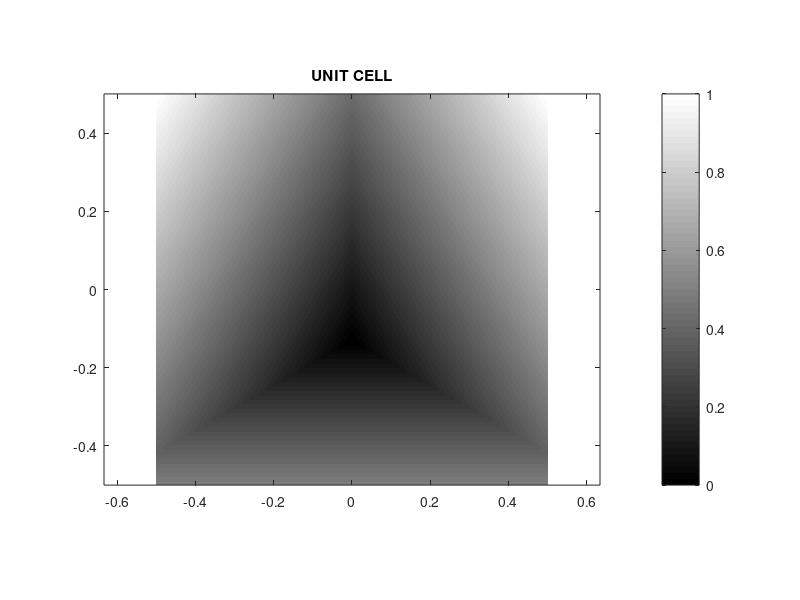
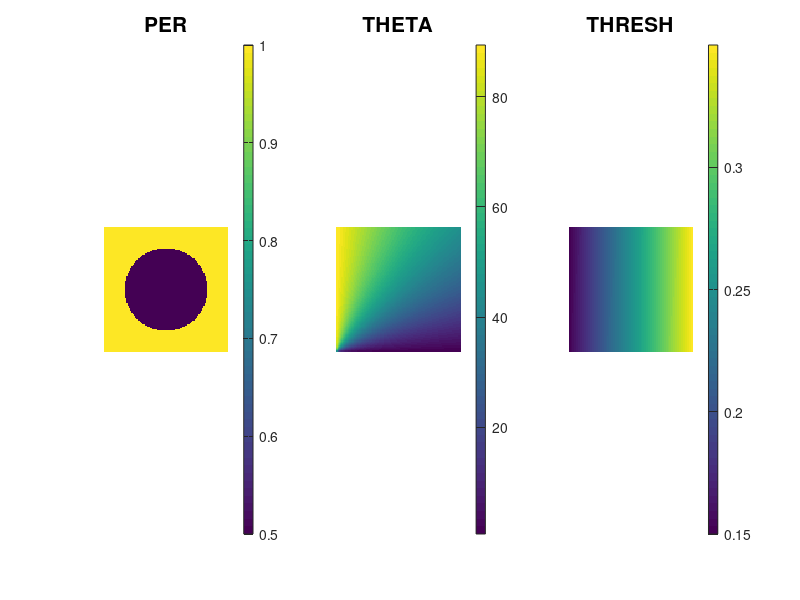
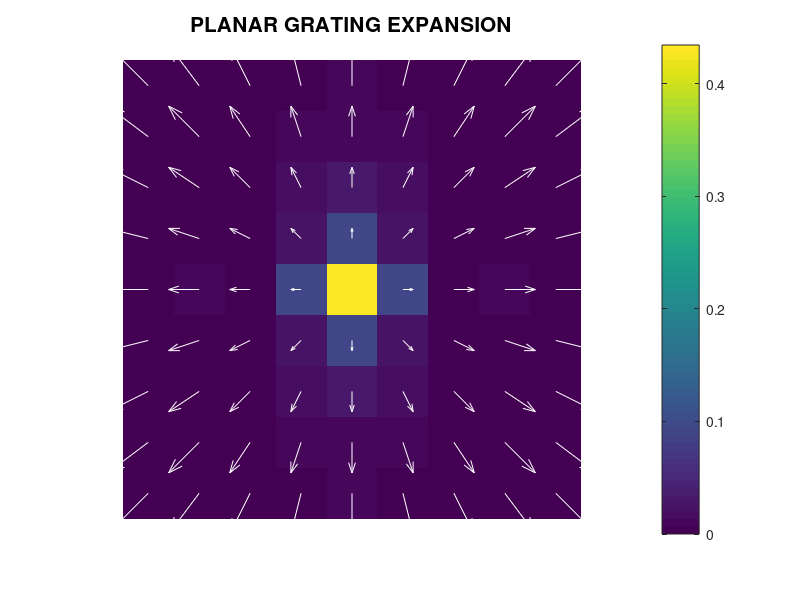

MATLAB code to generate these figures, in order: (Note: this script raises an error after producing the figures.)
% HW9.m
%
% Homework #9
% ECE 53922 -- 21ST CENTURY ELECTROMAGNETICS

%%%%%%%%%%%%%%%%%%%%%%%%%%%%%%%%%%%%%%%%%%%%%%%%%%%%%%%%%%%%%%%%%%%%%%%%%%%
%% INITIALIZE MATLAB
%%%%%%%%%%%%%%%%%%%%%%%%%%%%%%%%%%%%%%%%%%%%%%%%%%%%%%%%%%%%%%%%%%%%%%%%%%%

close all;
clc;
clear all;

% UNITS
degrees = pi/180;

% OPEN FIGURE WINDOW WITH WHITE BACKGROUND
fig = figure('Color','w');

%%%%%%%%%%%%%%%%%%%%%%%%%%%%%%%%%%%%%%%%%%%%%%%%%%%%%%%%%%%%%%%%%%%%%%%%%%%
%% DASHBOARD
%%%%%%%%%%%%%%%%%%%%%%%%%%%%%%%%%%%%%%%%%%%%%%%%%%%%%%%%%%%%%%%%%%%%%%%%%%%

% UNIT CELL PARAMETERS
a = 1;
Nxu = 512;
Nyu = Nxu;

% GRID PARAMETERS
Sx = 10;
Sy = Sx;
NRESLO = 10;
NRESHI = 10;

% SVL PARAMETERS
NP = 9;
NQ = NP;

%%%%%%%%%%%%%%%%%%%%%%%%%%%%%%%%%%%%%%%%%%%%%%%%%%%%%%%%%%%%%%%%%%%%%%%%%%%
%% PROBLEM #1: BUILD A GRAYSCALE TRIANGLE UNIT CELL
%%%%%%%%%%%%%%%%%%%%%%%%%%%%%%%%%%%%%%%%%%%%%%%%%%%%%%%%%%%%%%%%%%%%%%%%%%%

% UNIT CELL GRID
dxh = a/Nxu;
dyh = a/Nyu;

% CREATE AXES
xah = [0:Nxu-1]*dxh; xah = xah - mean(xah);
yah = [0:Nyu-1]*dyh; yah = yah - mean(yah);

% UNIT CELL MESHGRID
[YH,XH] = meshgrid(yah,xah);

% DEFINE TRIANGLE VERTICES
w = 0.9*a;
h = w*sqrt(3)/2;
v1 = [ 0 ; h/2 ];
v2 = [ -w/2 ; -h/2 ];
v3 = [ +w/2 ; -h/2 ];

% SECTION 1
p1 = v1;
p2 = v2;
D1 = (p2(2) - p1(2))*XH - (p2(1) - p1(1))*YH + p2(1)*p1(2) - p2(2)*p1(1);
D1 = -D1./sqrt((p2(2) - p1(2))^2 + (p2(1) - p1(1))^2);

% SECTION 2
p1 = v1;
p2 = v3;
D2 = (p2(2) - p1(2))*XH - (p2(1) - p1(1))*YH + p2(1)*p1(2) - p2(2)*p1(1);
D2 = D2./sqrt((p2(2) - p1(2))^2 + (p2(1) - p1(1))^2);

% SECTION 3
p1 = v2;
p2 = v3;
D3 = (p2(2) - p1(2))*XH - (p2(1) - p1(1))*YH + p2(1)*p1(2) - p2(2)*p1(1);
D3 = -D3./sqrt((p2(2) - p1(2))^2 + (p2(1) - p1(1))^2);

% BUILD UNIT CELL
UC = min(D1,D2);
UC = min(UC,D3);
UC = UC - min(UC(:));
UC = UC / max(UC(:));
UC = 1 - UC;

% DISPLAY UNIT CELL
ha = imagesc(xah,yah,UC');
ha = get(ha,'Parent');
set(ha,'YDir','normal');
axis equal tight;
colorbar;
colormap('Gray');
title('UNIT CELL');

%%%%%%%%%%%%%%%%%%%%%%%%%%%%%%%%%%%%%%%%%%%%%%%%%%%%%%%%%%%%%%%%%%%%%%%%%%%
%% PROBLEM #2: CALCULATE GRIDS
%%%%%%%%%%%%%%%%%%%%%%%%%%%%%%%%%%%%%%%%%%%%%%%%%%%%%%%%%%%%%%%%%%%%%%%%%%%

% LOW RESOLUTION GRID
dx = a/NRESLO;
dy = a/NRESLO;

% CALCULATE GRID
Nx = ceil(Sx/dx);
dx = Sx/Nx;
Ny = ceil(Sy/dy);
dy = Sy/Ny;

% CALCULATE AXES
xa = [0 : Nx-1]*dx; xa = xa - mean(xa);
ya = [0 : Ny-1]*dy; ya = ya - mean(ya);

% CREATE A LOW-RES MESGRID
[Y,X] = meshgrid(ya,xa);

% HIGH RESOLUTION GRID
Kmax = (2*pi/a) * [floor(NP/2) ; floor(NQ/2)];
amin = 2*pi/norm(Kmax);
dx2 = amin/NRESHI;
dy2 = amin/NRESHI;

% CALCULATE GRID
Nx2 = ceil(Sx/dx2);
Ny2 = ceil(Sy/dy2);

% CALCULATE AXES
xa2 = linspace(xa(1),xa(Nx),Nx2);
ya2 = linspace(ya(1),ya(Nx),Ny2);
dx2 = xa2(2) - xa2(1);
dy2 = ya2(2) - ya2(1);

% CREATE A HI-RES MESHGRID
[Y2,X2] = meshgrid(ya2,xa2);

% REPORT VALUES
display(['Nx  = ' num2str(Nx)]);
display(['Ny  = ' num2str(Ny)]);
display(['dx  = ' num2str(dx)]);
display(['dy  = ' num2str(dy)]);
display(['Nx2 = ' num2str(Nx2)]);
display(['Ny2 = ' num2str(Ny2)]);
display(['dx2 = ' num2str(dx2)]);
display(['dy2 = ' num2str(dy2)]);

%%%%%%%%%%%%%%%%%%%%%%%%%%%%%%%%%%%%%%%%%%%%%%%%%%%%%%%%%%%%%%%%%%%%%%%%%%%
%% PROBLEM #3: GENERATE INPUT MAPS FOR SPATIAL VARIANCE
%%%%%%%%%%%%%%%%%%%%%%%%%%%%%%%%%%%%%%%%%%%%%%%%%%%%%%%%%%%%%%%%%%%%%%%%%%%

% PERIOD
RSQ = X.^2 + Y.^2;
r   = 3.33*a;
PER = RSQ <= r^2;
PER = a*(1-PER) + 0.5*a*PER;

% ANGLE
x = [1 : Nx]*dx;
y = [1 : Ny]*dy;
[Yy,Xx] = meshgrid(y,x);
THETA = atan2(Yy,Xx);
THETA = THETA/degrees;

% THRESHOLD
thresh = linspace(0.15,0.35,Nx2*Ny2)';
THRESH = ones(Nx2,Ny2);
THRESH = thresh.*THRESH(:);
THRESH = reshape(THRESH,Nx2,Ny2);
THRESH = THRESH';

% VISUALIZE
figure('Color','w');
subplot(131);
imagesc(xa,ya,PER');
colorbar;
axis equal tight off
title('PER','FontSize',15);

subplot(132);
imagesc(xa,ya,fliplr(THETA)');
colorbar;
axis equal tight off
title('THETA','FontSize',15);

subplot(133);
imagesc(xa2,ya2,THRESH');
colorbar;
axis equal tight off
title('THRESH','FontSize',15);

%%%%%%%%%%%%%%%%%%%%%%%%%%%%%%%%%%%%%%%%%%%%%%%%%%%%%%%%%%%%%%%%%%%%%%%%%%%
%% PROBLEM #4: GENERATE LIST OF PLANAR GRATINGS
%%%%%%%%%%%%%%%%%%%%%%%%%%%%%%%%%%%%%%%%%%%%%%%%%%%%%%%%%%%%%%%%%%%%%%%%%%%

% DECOMPOSE UNIT CELL
ER = fftshift(fft2(UC))/(Nxu*Nyu);

% DEFINE np and nq
np = NP;
nq = np;

% TRUNCATE EXPANSION
p0 = 1 + floor(Nxu/2);
q0 = 1 + floor(Nyu/2);
p1 = p0 - floor(np/2);
p2 = p0 + floor(np/2);
q1 = q0 - floor(nq/2);
q2 = q0 + floor(nq/2);
ERF = ER(p1:p2,q1:q2);

% CALCULATE FOURIER AXES
pa = [-floor(np/2) : +floor(np/2)];
qa = [-floor(nq/2) : +floor(nq/2)];

% CALCULATE GRATING VECTOR EXPANSION
KX = 2*pi*pa/a;
KY = 2*pi*qa/a;
[KY,KX] = meshgrid(KY,KX);

% DISPLAY TRUNCATED UNIT CELL
figure('Color','w');
imagesc(pa,qa,abs(ERF)');
colorbar;
hold on;
quiver(pa,qa,KX',KY','Color','w');
hold off;
axis equal tight off
title('PLANAR GRATING EXPANSION','FontSize',15);

%%%%%%%%%%%%%%%%%%%%%%%%%%%%%%%%%%%%%%%%%%%%%%%%%%%%%%%%%%%%%%%%%%%%%%%%%%%
%% PROBLEM #5: GENERATE SPATIALLY VARIANT LATTICES
%%%%%%%%%%%%%%%%%%%%%%%%%%%%%%%%%%%%%%%%%%%%%%%%%%%%%%%%%%%%%%%%%%%%%%%%%%%

% DEFINE SWITCH VARIABLES
LATTICE = 1;

% DEFINE INPUTS
switch LATTICE
    % Lattice 1: Uniform Lattice
    case 1
        PER     = a*ones(Nx,Ny);
        THETA   = 0*degrees*ones(Nx,Ny);
        THRESH  = 0.3*ones(Nx2,Ny2); 
    % Lattice 2: Spatially Variant Threshold
    case 2
        PER     = a*ones(Nx,Ny);
        THETA   = 0*degrees*ones(Nx,Ny);
        THRESH  = THRESH;
    % Lattice 3: Spatially Variant Period
    case 3
        PER     = PER;
        THETA   = 0*degrees*ones(Nx,Ny);
        THRESH  = 0.3*ones(Nx2,Ny2);
    % Lattice 4: Spatially Variant Orientation
    case 4
        PER     = a*ones(Nx,Ny);
        THETA   = THETA;
        THRESH  = 0.3*ones(Nx2,Ny2);
    % Lattice 5: Spatially Vary Everything
    case 5
        PER     = PER;
        THETA   = THETA;
        THRESH  = THRESH;
    otherwise
        error('Please enter a lattice 1-5');
end

% GENERATE LIST OF PLANAR GRATINGS
KLIST = [ KX(:)' ; KY(:)' ];
CLIST = ERF(:);

% INITIALIZE COUNTER AND SVL ARRAY
NK  = length(CLIST);
SVL = zeros(Nx2,Ny2);

% CONSTRUCT DERIVATIVE OPERATORS
NS  = [Nx Ny];
RES = [dx dy];
BC  = [+1 +1];
[DX,~,DY,~] =  fdder(NS,RES,BC);
A = [DX ; DY];
    
%
% MAIN LOOP
%
for nk = 1 : NK
   
    % GENERATE K-FUNCTION
    Kx = KLIST(1,nk);
    Ky = KLIST(2,nk);
    [theta,r] = cart2pol(Kx,Ky);
    [Kx,Ky] = pol2cart(theta+THETA,r*a./PER);
    
    % CONSTRUCT MATRIX EQUATION
    b = [Kx(:) ; Ky(:)];
    
    % SOLVE BY LEAST SQUARES
    b   = A.'*b;
    Ap  = A.'*A;
    PHI = Ap\b;
    
    % RESHAPE TO 2D GRID
    PHI = reshape(PHI,Nx,Ny);
    
    % INTERPOLATE TO HI-RES GRID
    PHI = interp2(ya,xa',PHI,ya2,xa2');
    
    % CALCULATE ANALOG GRATING
    Epq = CLIST(nk)*exp(1i*PHI);
    
    % ADD CURRENT GRATING TO OVERAL LATTICE
    SVL = SVL + Epq;
    
end

% CLEAN-UP NUMERICAL NOISE
SVL = real(SVL);

% CREATE BINARY LATTICE
SVLB = SVL < THRESH;

% DISPLAY ANALOG GRATING
figure('Color','w');
subplot(121);
ha = imagesc(xa2,ya2,SVL');
ha = get(ha,'Parent');
set(ha,'YDir','normal');
axis equal tight;
colormap('Jet');
colorbar;
title('ANALOG LATTICE','FontSize',15);

subplot(122);
ha = imagesc(xa2,ya2,SVLB');
ha = get(ha,'Parent');
set(ha,'YDir','normal');
axis equal tight;
colorbar;
title('BINARY LATTICE','FontSize',15);
